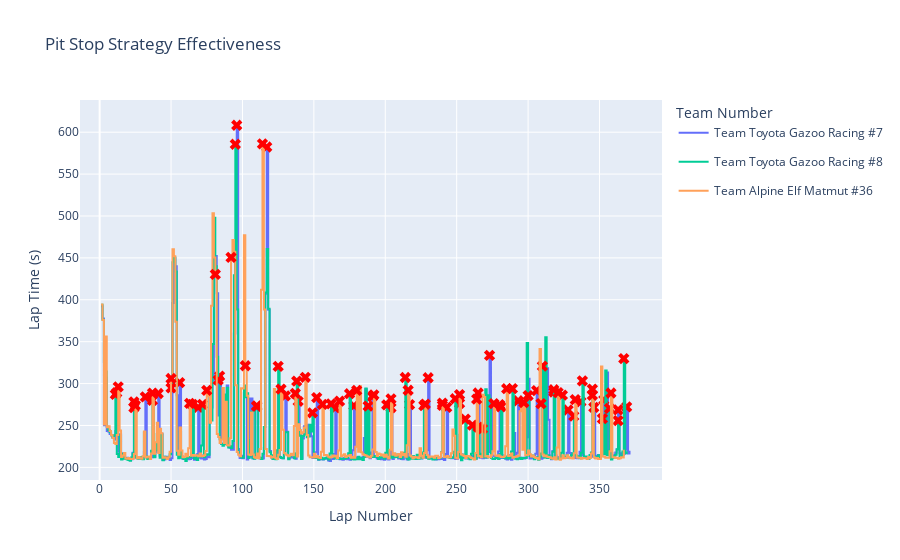

This figure's notebook cell:
### Markdown cell above
## Pit Stop Strategy Effictiveness

### Code cell
import plotly.graph_objects as go

fig = go.Figure()

for team in LeMans["team_no"].unique():
    team_df = LeMans[LeMans["team_no"] == team]

    fig.add_trace(go.Scatter(
        x=team_df["lap_number"],
        y=team_df["lap_time_s"],
        mode="lines",
        line=dict(shape="hv"),
        name=f"Team {team}",
        legendgroup=str(team),  
        showlegend=True
    ))

    pit_laps = team_df[team_df["pit_time_sec"].notna() & (team_df["pit_time_sec"] > 0)]
    fig.add_trace(go.Scatter(
        x=pit_laps["lap_number"],
        y=pit_laps["lap_time_s"],
        mode="markers",
        marker=dict(size=10, symbol="x", color="red"),
        name="Pit Stop",
        legendgroup=str(team),  
        showlegend=False        
    ))

fig.update_layout(
    title="Pit Stop Strategy Effectiveness",
    xaxis_title="Lap Number",
    yaxis_title="Lap Time (s)",
    legend_title="Team Number"
)

fig.show()

### Figure 1 — Plotly figure (JSON) as saved in the notebook; plotly's stock layout.template omitted (floating-point values rounded to 4 significant figures; data arrays with more than 128 entries replaced by an {"elided": "..."} marker saying what was removed)
{"data": [{"legendgroup": "Toyota Gazoo Racing #7", "line": {"shape": "hv"}, "mode": "lines", "name": "Team Toyota Gazoo Racing #7", "showlegend": true, "type": "scatter", "x": {"elided": "371 int values"}, "y": {"elided": "371 float values"}}, {"legendgroup": "Toyota Gazoo Racing #7", "marker": {"color": "red", "size": 10, "symbol": "x"}, "mode": "markers", "name": "Pit Stop", "showlegend": false, "type": "scatter", "x": [12, 24, 32, 41, 56, 69, 84, 96, 110, 117, 130, 139, 152, 165, 178, 191, 204, 217, 230, 243, 252, 265, 273, 280, 293, 306, 318, 328, 337, 346, 353, 363, 369], "y": [289.1, 278.3, 284.1, 288.2, 301.1, 271.8, 308.9, 608.3, 273.4, 582.4, 285.4, 278.9, 283.2, 270.9, 273.5, 284.5, 271.2, 274.9, 307.0, 271.5, 276.4, 288.7, 333.6, 274.9, 279.5, 291.6, 289.9, 268.5, 278.3, 271.6, 280.6, 268.6, 272.1]}, {"legendgroup": "Toyota Gazoo Racing #8", "line": {"shape": "hv"}, "mode": "lines", "name": "Team Toyota Gazoo Racing #8", "showlegend": true, "type": "scatter", "x": {"elided": "369 int values"}, "y": {"elided": "369 float values"}}, {"legendgroup": "Toyota Gazoo Racing #8", "marker": {"color": "red", "size": 10, "symbol": "x"}, "mode": "markers", "name": "Pit Stop", "showlegend": false, "type": "scatter", "x": [11, 24, 37, 50, 65, 72, 83, 95, 110, 125, 138, 149, 162, 175, 188, 201, 214, 227, 240, 249, 256, 261, 265, 268, 281, 289, 300, 310, 318, 324, 332, 338, 345, 352, 357, 363, 367], "y": [287.1, 271.3, 280.0, 294.8, 275.1, 275.3, 304.1, 585.6, 272.8, 320.6, 302.8, 265.1, 275.8, 287.9, 273.1, 274.6, 307.3, 273.7, 274.0, 281.9, 257.5, 250.4, 248.0, 246.0, 272.4, 293.9, 285.7, 320.7, 292.7, 286.1, 261.2, 303.2, 293.3, 258.2, 270.5, 255.8, 329.8]}, {"legendgroup": "Alpine Elf Matmut #36", "line": {"shape": "hv"}, "mode": "lines", "name": "Team Alpine Elf Matmut #36", "showlegend": true, "type": "scatter", "x": {"elided": "367 int values"}, "y": {"elided": "367 float values"}}, {"legendgroup": "Alpine Elf Matmut #36", "marker": {"color": "red", "size": 10, "symbol": "x"}, "mode": "markers", "name": "Pit Stop", "showlegend": false, "type": "scatter", "x": [13, 25, 37, 50, 63, 75, 81, 92, 102, 114, 127, 137, 144, 156, 168, 180, 192, 204, 216, 228, 240, 252, 264, 276, 285, 297, 309, 321, 333, 345, 358], "y": [296.1, 274.0, 288.7, 306.0, 276.4, 291.8, 430.2, 450.6, 321.3, 586.1, 293.4, 288.3, 307.5, 275.2, 279.1, 291.9, 286.5, 281.8, 292.0, 275.5, 276.7, 286.7, 281.5, 276.1, 293.9, 277.3, 276.1, 289.2, 280.8, 286.1, 288.8]}], "layout": {"legend": {"title": {"text": "Team Number"}}, "title": {"text": "Pit Stop Strategy Effectiveness"}, "xaxis": {"title": {"text": "Lap Number"}}, "yaxis": {"title": {"text": "Lap Time (s)"}}}}
